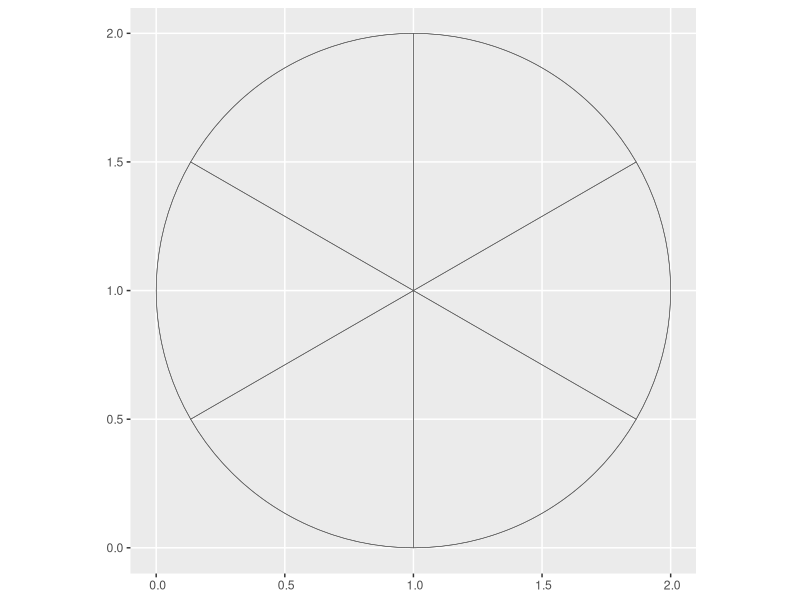

Here is the R script that generated this plot:


library(sf)
library(dplyr)
library(ggplot2)

rm(list = ls())

p <- st_sfc(st_point(c(1, 1))) 
circle <- st_buffer(p, dist = 1)


st_wedge <- function(x,y,r,start,width,n=20){
  theta = seq(start, start+width, length=n)
  xarc = x + r*sin(theta)
  yarc = y + r*cos(theta)
  xc = c(x, xarc, x)
  yc = c(y, yarc, y)
  st_polygon(list(cbind(xc,yc)))   
}

st_wedges <- function(x, y, r, nsegs){
  width = (2*pi)/nsegs
  starts = (1:nsegs)*width
  polys = lapply(starts, function(s){st_wedge(x,y,r,s,width)})
  mpoly = st_cast(do.call(st_sfc, polys), "MULTIPOLYGON")
  mpoly
}

w5 = st_wedges(5,1,10,5)

slices.sf <- st_wedges(st_coordinates(st_centroid(p))[, 1],
          st_coordinates(st_centroid(p))[, 2],
          1,
          6)







ggplot() +
  geom_sf(data = circle, fill = "transparent") +
  geom_sf(data = slices.sf, fill = "transparent")
